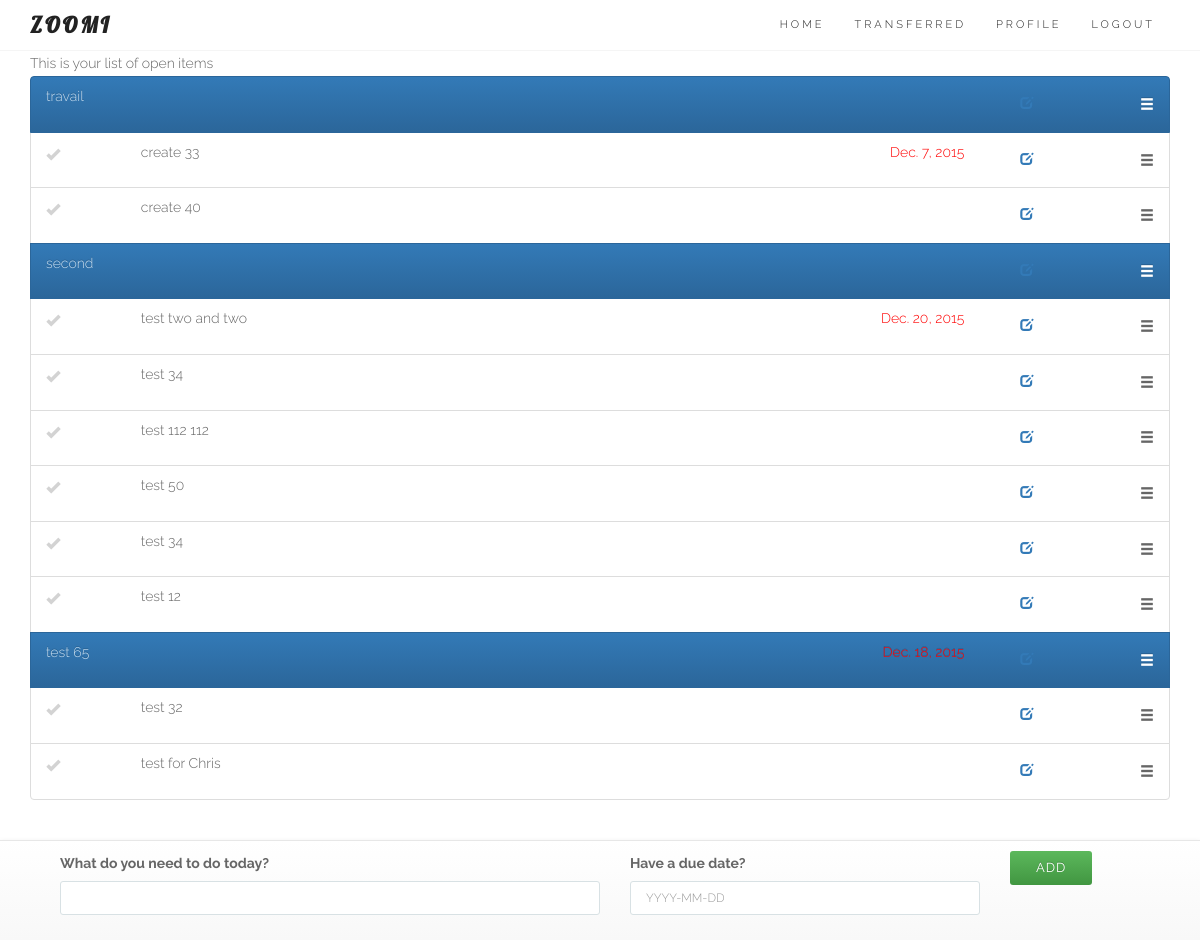
The app's page / (signed in) with its own data.
### core/models.py (models this page shows, shortened)
class Entry(models.Model):
	user = models.ForeignKey(User)
	name = models.CharField(max_length=50)
	data = models.CharField(max_length=200, blank=True)
	order = models.IntegerField(default=1000)
	duedate = models.DateField(null=True, blank=True)
	done = models.BooleanField(default=False) # 0 = to do / 1 = completed
	impediment = models.BooleanField(default=False) # 0 = No / 1 = Yes
	transfered = models.BooleanField(default=False) # 0 = No / 1 = Yes = no longer in your List
	assignees = models.ManyToManyField(User, related_name='assignees',blank=True)
	section = models.BooleanField(default=False) # 0 = No / 1 = Yes
	created_at = models.DateTimeField(auto_now_add=True)
	class Meta:
		ordering = ['order']
		verbose_name_plural = "entries"
	def __str__(self):
		return str(self.name)
	def update_modal_entry_url(self):
		return reverse (viewname="entrymodal", args=[self.id])

### core/views.py (the view, shortened to what this page needs)
# urls.py: url(r'^$', login_required(coreviews.EntryListAppendViewBS.as_view()), name='entrylistBS'), # Bootstrap test
class EntryListAppendViewBS(ListAppendView):
	model = coremodels.Entry
	template_name = 'entry/listBS.html'
	context_object_name = 'entry'
	def get_queryset(self):
		return coremodels.Entry.objects.filter(Q(user=self.request.user, transfered=0) | Q(assignees=self.request.user), done=False).order_by('order')

### core/models.py
class EntryCreateForm(ModelForm):
	class Meta:
		model = Entry
		fields = ['name','duedate'] # the form on the homepage
	def __init__(self, *args, **kwargs): # current_business, as parameter (cf Creeam)
		super(EntryCreateForm, self).__init__(*args, **kwargs)
		self.fields['name'].label = "What do you need to do today?"
		self.fields['duedate'].label = "Have a due date?"
		self.fields['duedate'].widget.attrs['placeholder'] = "YYYY-MM-DD"
		self.fields['name'].widget.attrs['autofocus'] = "on"

### core/models.py (called while the page is built)
	def get(self, request, *args, **kwargs):
		self.object_list = self.get_queryset()
		allow_empty = self.get_allow_empty()
		if not allow_empty and len(self.object_list) == 0:
			raise Http404(_(u"Empty list and '%(class_name)s.allow_empty' is False.")
							% {'class_name': self.__class__.__name__})
		self.object = None
		form_class = self.get_form_class()
		form = self.get_form(form_class)
		context = self.get_context_data(object_list=self.object_list, form=form)
		return self.render_to_response(context)

### templates/entry/listBS.html (shortened to what this page needs)
{% extends "base/theme.html" %}
{% load sitegate %}
{% load staticfiles %}
{% block page_sub_title %}
This is your list of open items
{% endblock %}
{% block content %}
<link rel="stylesheet" href="{% static "css/zoomi.css" %}">
<section id="services">
	<div class="container">
		<div class="row ">
			<div class="col-lg-12 text-center">
						<ul id="todo_list_BS">
						   	{% for objects in object_list %}
{% block detail %}
									{% include 'entry/detailsBS.html' %}
{% endblock %}
							{% endfor %}
						</ul>
			</div>
		</div>
	</div>
</section>
{% endblock %}
{% block footer %}
	<footer class="navbar navbar-default navbar-fixed-bottom">
		<div class="container">
			{% include 'entry/create.html' %}
		</div>
	</footer>
{% endblock %}

### templates/entry/detailsBS.html
								<li id="entry_{{ objects.id }}" class="list-group-item {% if objects.section == 1 %}active{% endif %}">
								  	<div class="row">
										<div class="{% if objects.section == 1 %}hidden-xs hidden-sm hidden-md{% else %}col-xs-1 col-sm-1 col-md-1{% endif %}">
								   			<span class="{% if objects.section == 0 %}glyphicon glyphicon-ok entrycheckmark{% endif %} {% if objects.done == 1 %}completed{% else %}todo{% endif %}" onclick="EntryComplete({{ objects.id }})"> </span>
								   		</div>
								   		<div class="col-xs-9 col-sm-6 col-md-6 text-left">
								   			<p class="list-group-item-text">{{ objects }}</p>
								   		</div>
								   		{% if objects.section == 1 %}
											<div class="col-xs-1 col-sm-1 col-md-1"></div>
										{% endif %}
								   		<div class="hidden-xs col-sm-3 col-md-3 text-right">
								   			<p class="list-group-item-text">
										        {% if objects.duedate %}
										            <span class="
										                {% if objects.duedate|timesince >= "1 min" %}
										                overdue
										                {% endif %}
										                ">
										                {{ objects.duedate }}
										            </span>
										        {% endif %}
								   			</p>
									    </div>
								   		<div class="hidden-xs col-sm-1 col-md-1 text-right">
								   			<button type="button" class="btn btn-link" data-toggle="modal" data-toload="{{ objects.update_modal_entry_url }}" data-backdrop="true" data-target="#editModal">
												<span class="glyphicon glyphicon-edit editor">
								   			</button>
									    </div>
								   		<div class="col-xs-1 col-sm-1 col-md-1 text-right">
								   			<span class="glyphicon glyphicon-menu-hamburger selector">
									    </div>
									</div>
								</li>

### static/css/style.css (style rules this page uses)
body { font: 300 14px/1.8 'Raleway', sans-serif; color: #666; overflow-x: hidden; }
.navbar a, .form-control { -webkit-transition: all 0.4s ease-in-out 0s; -moz-transition: all 0.4s ease-in-out 0s; -ms-transition: all 0.4s ease-in-out 0s; -o-transition: all 0.4s ease-in-out 0s; transition: all 0.4s ease-in-out 0s; }
a, .btn { -webkit-transition: all 0.125s ease-in-out 0s; -moz-transition: all 0.125s ease-in-out 0s; -ms-transition: all 0.125s ease-in-out 0s; -o-transition: all 0.125s ease-in-out 0s; transition: all 0.125s ease-in-out 0s; }
.btn, .form-control, .form-control:hover, .form-control:focus, .navbar-custom .dropdown-menu { -webkit-box-shadow: none; box-shadow: none; }
.btn, .iconbox, .progress, #filter li, .scroll-up a, .form-control, .input-group-addon { -webkit-border-radius: 3px; -moz-border-radius: 3px; -o-border-radius: 3px; border-radius: 3px; }
.form-control { background: #FFF; border: 1px solid #D8E1E4; font-size: 12px; padding: 0 15px; }
.btn { font-family: Raleway, sans-serif; text-transform: uppercase; letter-spacing: 1px; font-size: 13px; padding: 8px 26px; border: 0; }

### static/css/zoomi.css (style rules this page uses)
html { position: relative; min-height: 100%; }
body { margin-bottom: 130px; }
.selector { cursor: move; vertical-align: middle; margin-top: 5px; }
.editor { cursor: pointer; }
ul { padding: 0; text-align: left; list-style: none; }
.overdue { color:red; }
.todo { color:lightgrey; cursor: pointer; }

### records on screen
Entry: name "travail"
Entry: section False (drawn), name "create 33", duedate "Dec. 7, 2015"
Entry: section False (drawn), name "create 40"
Entry: name "second"
Entry: section False (drawn), name "test two and two", duedate "Dec. 20, 2015"
Entry: section False (drawn), name "test 34"
Entry: section False (drawn), name "test 112 112"
Entry: section False (drawn), name "test 50"
Entry: section False (drawn), name "test 34"
Entry: section False (drawn), name "test 12"
Entry: name "test 65", duedate "Dec. 18, 2015"
Entry: section False (drawn), name "test 32"
Entry: section False (drawn), name "test for Chris"
